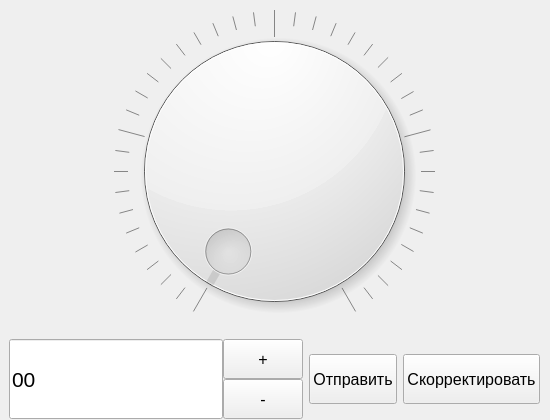
<?xml version="1.0" encoding="UTF-8"?>
<ui version="4.0">
 <class>Air</class>
 <widget class="QWidget" name="Air">
  <property name="geometry">
   <rect>
    <x>0</x>
    <y>0</y>
    <width>550</width>
    <height>420</height>
   </rect>
  </property>
  <property name="windowTitle">
   <string>Расход воздуха</string>
  </property>
  <widget class="QWidget" name="gridLayoutWidget">
   <property name="geometry">
    <rect>
     <x>9</x>
     <y>10</y>
     <width>531</width>
     <height>409</height>
    </rect>
   </property>
   <layout class="QGridLayout" name="gridLayout">
    <item row="0" column="0">
     <widget class="QDial" name="dialAir">
      <property name="minimumSize">
       <size>
        <width>0</width>
        <height>300</height>
       </size>
      </property>
      <property name="cursor">
       <cursorShape>PointingHandCursor</cursorShape>
      </property>
      <property name="maximum">
       <number>40</number>
      </property>
      <property name="wrapping">
       <bool>false</bool>
      </property>
      <property name="notchesVisible">
       <bool>true</bool>
      </property>
     </widget>
    </item>
    <item row="1" column="0">
     <layout class="QHBoxLayout" name="horizontalLayout_11">
      <property name="sizeConstraint">
       <enum>QLayout::SetMinAndMaxSize</enum>
      </property>
      <item>
       <layout class="QGridLayout" name="gridLayout_3">
        <property name="spacing">
         <number>0</number>
        </property>
        <item row="1" column="1">
         <widget class="QPushButton" name="minusAir">
          <property name="minimumSize">
           <size>
            <width>0</width>
            <height>40</height>
           </size>
          </property>
          <property name="font">
           <font>
            <pointsize>12</pointsize>
           </font>
          </property>
          <property name="cursor">
           <cursorShape>PointingHandCursor</cursorShape>
          </property>
          <property name="text">
           <string>-</string>
          </property>
         </widget>
        </item>
        <item row="0" column="1">
         <widget class="QPushButton" name="plusAir">
          <property name="minimumSize">
           <size>
            <width>0</width>
            <height>40</height>
           </size>
          </property>
          <property name="font">
           <font>
            <pointsize>12</pointsize>
           </font>
          </property>
          <property name="cursor">
           <cursorShape>PointingHandCursor</cursorShape>
          </property>
          <property name="autoFillBackground">
           <bool>false</bool>
          </property>
          <property name="text">
           <string>+</string>
          </property>
         </widget>
        </item>
        <item row="0" column="0" rowspan="2">
         <widget class="QLineEdit" name="valueAir">
          <property name="minimumSize">
           <size>
            <width>0</width>
            <height>80</height>
           </size>
          </property>
          <property name="font">
           <font>
            <pointsize>16</pointsize>
           </font>
          </property>
          <property name="inputMethodHints">
           <set>Qt::ImhPreferNumbers</set>
          </property>
          <property name="inputMask">
           <string>00</string>
          </property>
          <property name="text">
           <string>00</string>
          </property>
         </widget>
        </item>
       </layout>
      </item>
      <item>
       <widget class="QPushButton" name="SendAir">
        <property name="minimumSize">
         <size>
          <width>0</width>
          <height>50</height>
         </size>
        </property>
        <property name="font">
         <font>
          <pointsize>12</pointsize>
         </font>
        </property>
        <property name="text">
         <string>Отправить</string>
        </property>
       </widget>
      </item>
      <item>
       <widget class="QPushButton" name="CorrectAir">
        <property name="minimumSize">
         <size>
          <width>0</width>
          <height>50</height>
         </size>
        </property>
        <property name="font">
         <font>
          <pointsize>12</pointsize>
         </font>
        </property>
        <property name="cursor">
         <cursorShape>PointingHandCursor</cursorShape>
        </property>
        <property name="text">
         <string>Скорректировать</string>
        </property>
       </widget>
      </item>
     </layout>
    </item>
   </layout>
  </widget>
 </widget>
 <resources/>
 <connections/>
</ui>
